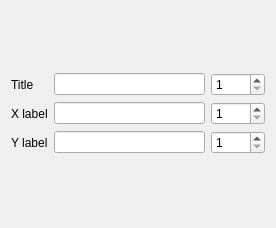
<?xml version="1.0" encoding="UTF-8"?>
<ui version="4.0">
 <class>TaskPanel</class>
 <widget class="QWidget" name="TaskPanel">
  <property name="geometry">
   <rect>
    <x>0</x>
    <y>0</y>
    <width>276</width>
    <height>228</height>
   </rect>
  </property>
  <property name="minimumSize">
   <size>
    <width>0</width>
    <height>0</height>
   </size>
  </property>
  <property name="windowTitle">
   <string>Set labels</string>
  </property>
  <layout class="QGridLayout" name="gridLayout">
   <item row="1" column="0">
    <layout class="QVBoxLayout" name="verticalLayout">
     <property name="bottomMargin">
      <number>0</number>
     </property>
     <item>
      <layout class="QGridLayout" name="gridLayout_2">
       <property name="bottomMargin">
        <number>0</number>
       </property>
       <property name="verticalSpacing">
        <number>6</number>
       </property>
       <item row="0" column="2">
        <widget class="QLineEdit" name="title"/>
       </item>
       <item row="0" column="1">
        <widget class="QLabel" name="titleLabel">
         <property name="text">
          <string>Title</string>
         </property>
        </widget>
       </item>
       <item row="0" column="3">
        <widget class="QSpinBox" name="titleSize">
         <property name="minimum">
          <number>1</number>
         </property>
         <property name="maximum">
          <number>1024</number>
         </property>
        </widget>
       </item>
       <item row="1" column="3">
        <widget class="QSpinBox" name="xSize">
         <property name="minimum">
          <number>1</number>
         </property>
         <property name="maximum">
          <number>1024</number>
         </property>
        </widget>
       </item>
       <item row="1" column="1">
        <widget class="QLabel" name="xLabel">
         <property name="text">
          <string>X label</string>
         </property>
        </widget>
       </item>
       <item row="1" column="2">
        <widget class="QLineEdit" name="titleX"/>
       </item>
       <item row="2" column="1">
        <widget class="QLabel" name="yLabel">
         <property name="text">
          <string>Y label</string>
         </property>
        </widget>
       </item>
       <item row="2" column="2">
        <widget class="QLineEdit" name="titleY"/>
       </item>
       <item row="2" column="3">
        <widget class="QSpinBox" name="ySize">
         <property name="minimum">
          <number>1</number>
         </property>
         <property name="maximum">
          <number>1024</number>
         </property>
        </widget>
       </item>
      </layout>
     </item>
    </layout>
   </item>
  </layout>
 </widget>
 <resources/>
 <connections/>
</ui>
